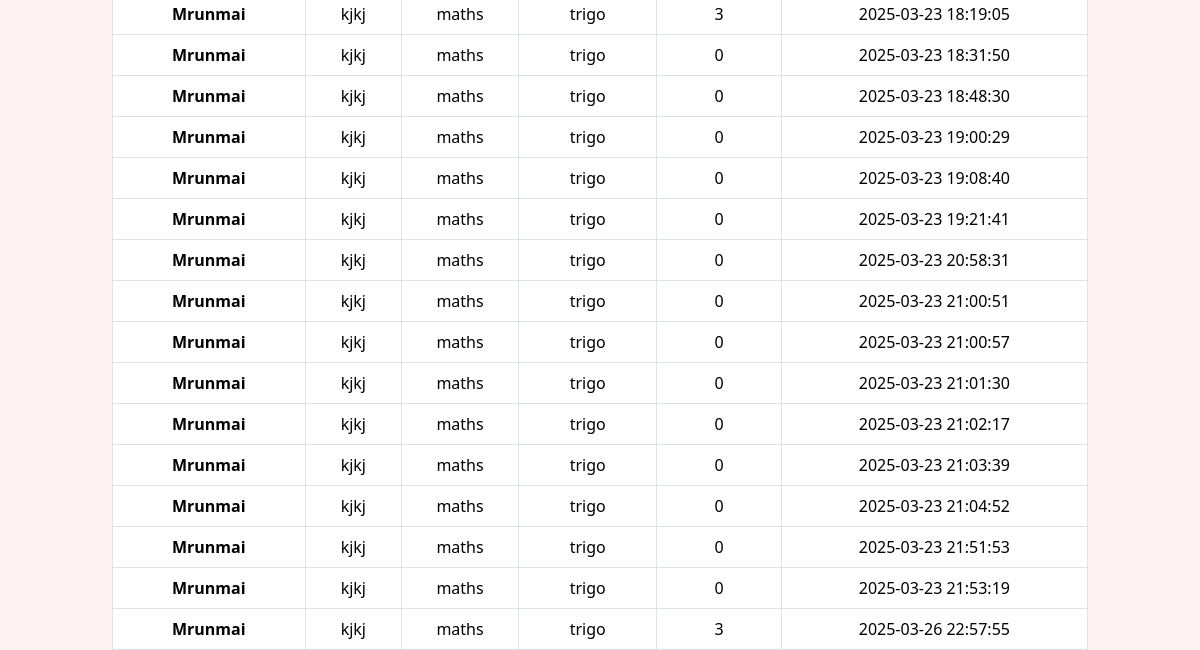
Page /admin (signed in, lower part) on the earlier database version.
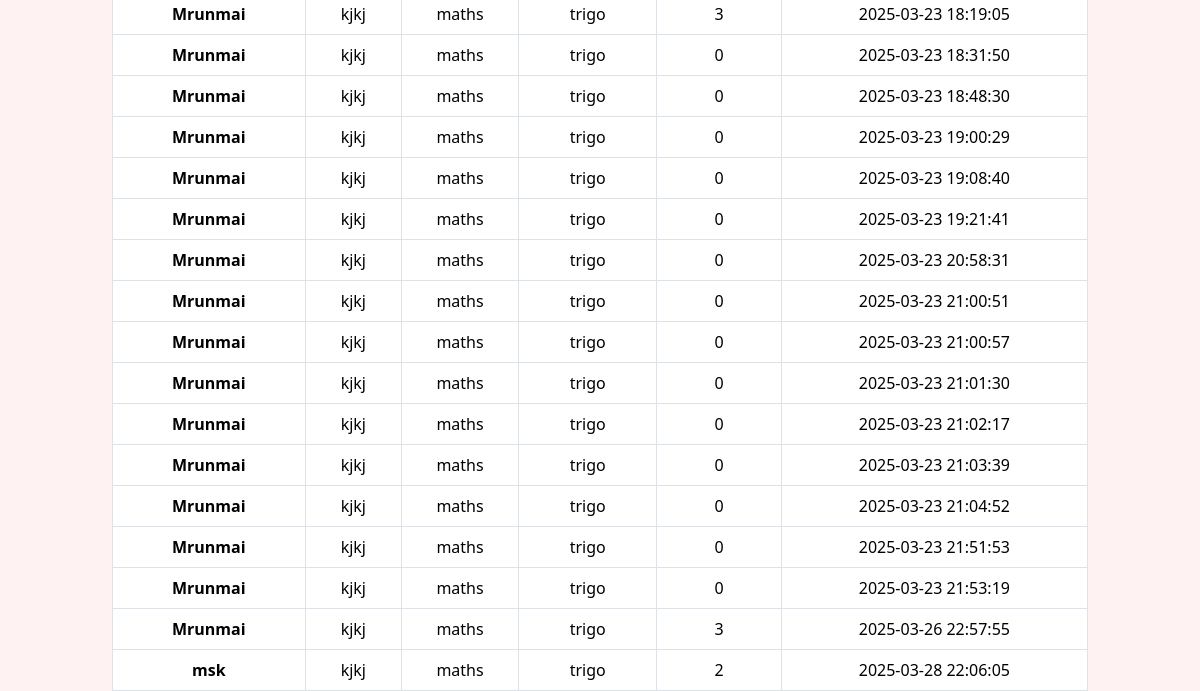
Same page on the later database version.
### app.py (models this page shows)
class UserScore(db.Model):
    __tablename__="UserScore"
    id=db.Column(db.Integer, primary_key=True)
    scores=db.Column(db.Integer,nullable=False)
    user_id=db.Column(db.Integer, db.ForeignKey("UserAccount.id"))
    quiz_id=db.Column(db.Integer, db.ForeignKey("QuizTest.id"))
    timestamp=db.Column(db.DateTime,nullable=False)
    quiz_test=db.relationship('QuizTest',back_populates='user_scores')
    user_account=db.relationship('UserAccount',back_populates='user_scores')

class UserAccount(db.Model):
    __tablename__="UserAccount"
    id=db.Column(db.Integer, primary_key=True)
    fullname=db.Column(db.String(80),nullable=False)
    email=db.Column(db.String(120),unique=True,nullable=False)
    password=db.Column(db.String(120),nullable=False)
    qualification=db.Column(db.String(120),nullable=False)
    dob=db.Column(db.String(120),nullable=False)
    is_admin=db.Column(db.Boolean,nullable=False,default=False)
    user_scores=db.relationship('UserScore',back_populates='user_account',cascade='all,delete-orphan')

class QuizTest(db.Model):
    __tablename__="QuizTest"
    id=db.Column(db.Integer, primary_key=True)
    date_ofquiz=db.Column(db.Date,nullable=False)
    time_dur=db.Column(db.String(20),nullable=False)
    remarks=db.Column(db.String(120),nullable=False)
    section_id=db.Column(db.Integer, db.ForeignKey("CourseSection.id"),nullable=False)
    course_section=db.relationship("CourseSection", back_populates='quizzes')
    quiz_questions=db.relationship("QuizQuestion",back_populates='quiz_test',cascade='all,delete-orphan')
    user_scores=db.relationship('UserScore',back_populates='quiz_test',cascade='all,delete-orphan')

class CourseTopic(db.Model):
    __tablename__="CourseTopic"
    id=db.Column(db.Integer, primary_key=True)
    name=db.Column(db.String(80),nullable=False)
    description=db.Column(db.String(120),nullable=False)
    course_sections=db.relationship("CourseSection", back_populates='course_topic',cascade="all,delete-orphan")

class CourseSection(db.Model):
    __tablename__="CourseSection"
    id=db.Column(db.Integer, primary_key=True)
    name=db.Column(db.String(80),nullable=False)
    description=db.Column(db.String(120),nullable=False)
    topic_id=db.Column(db.Integer, db.ForeignKey("CourseTopic.id"))
    course_topic=db.relationship("CourseTopic", back_populates='course_sections')
    quizzes=db.relationship("QuizTest",back_populates='course_section',cascade='all,delete-orphan')

### app.py (the view)
@app.route("/admin")
def adminpage():
    if 'admin' in session:
        topics=CourseTopic.query.all()
        scores=UserScore.query.all()
        print(topics)
        return render_template("admin.html",subjects=topics,scores=scores)
    return redirect("/login")

### templates/admin.html (shortened to what this page needs)
{% extends "index.html" %}
{% block content %}
<div class="container-fluid vh=100" style="background-color: #FFF2F2;">
    <div class="row">
        <div class="container-fluid col-10">
            <table class="table table-bordered table-hover table-responsive" style="background-color: #A9B5DF">
                <tbody>
                    {% for score in scores %}
                  <tr>
                    <th scope="row">{{ score.user_account.fullname }}</th>
                    <td>{{ score.quiz_test.remarks }}</td>
                    <td>{{ score.quiz_test.course_section.course_topic.name }}</td>
                    <td>{{ score.quiz_test.course_section.name }}</td>
                    <td>{{ score.scores }}</td>
                    <td>{{ score.timestamp.strftime('%Y-%m-%d %H:%M:%S') }}</td>
                  </tr>
                  {% endfor %}
                </tbody>
            </table>
        </div>
    </div>
</div>
{% endblock %}

### templates/index.html (shortened to what this page needs)
<!DOCTYPE html>
<html lang="en">
<head>
    <link href="https://cdn.jsdelivr.net/npm/bootstrap@5.3.3/dist/css/bootstrap.min.css" rel="stylesheet">
    <link rel="stylesheet" href="static\css\style.css">
    <link rel="stylesheet" href="https://cdn.jsdelivr.net/npm/bootstrap-icons/font/bootstrap-icons.css">
    <link rel="stylesheet" href="https://cdnjs.cloudflare.com/ajax/libs/font-awesome/6.4.2/css/all.min.css">
</head>
<body style="background-color: #FFF2F2;">
        {% block content %}
        {% endblock %}
</body>
</html>

### static/css/style.css (style rules this page uses)
body { background-color: #FFF2F2 !important; }
.table { margin: 0 auto; text-align: center; width: 100%; }

Differences in the rows shown:
added UserScore: user_account.fullname "msk", quiz_test.remarks "kjkj", quiz_test.course_section.course_topic.name "maths", quiz_test.course_section.name "trigo", scores "2", timestamp "2025-03-28 22:06:05"
